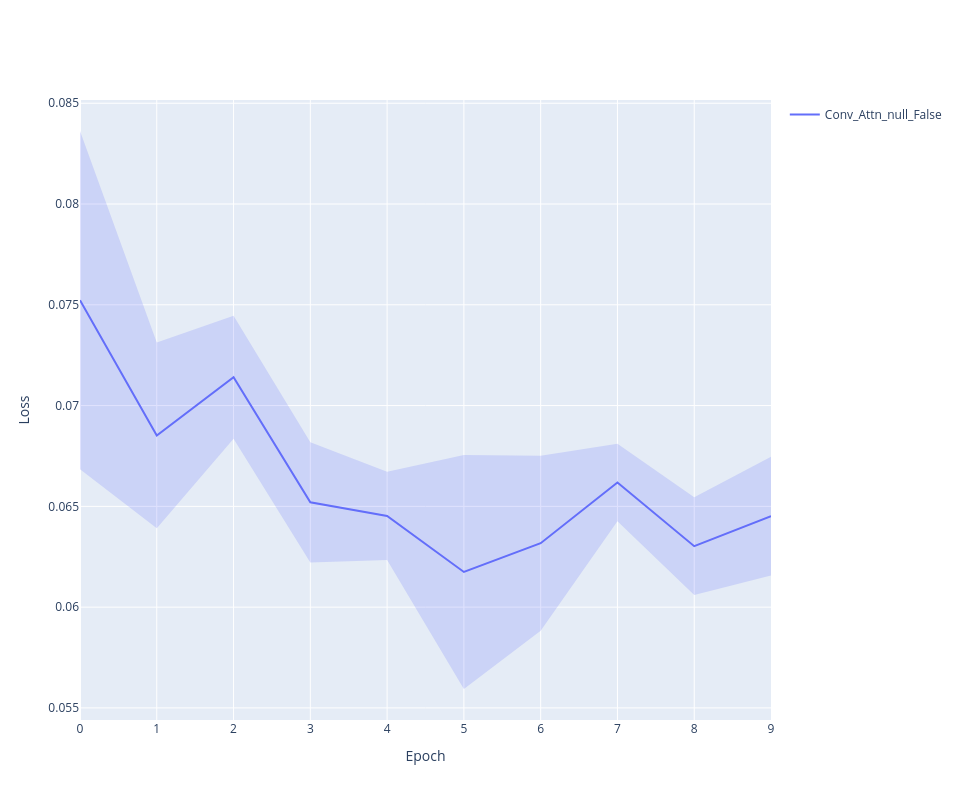

This figure's notebook cell:
### Code cell
line_plot(history, 'loss')

### Figure 1 — Plotly figure (JSON) as saved in the notebook; plotly's stock layout.template omitted (floating-point values rounded to 4 significant figures)
{"data": [{"line": {"color": "#636EFA"}, "mode": "lines", "name": "Conv_Attn_null_False", "type": "scatter", "x": [0, 1, 2, 3, 4, 5, 6, 7, 8, 9], "y": [0.07523, 0.06852, 0.07141, 0.0652, 0.06453, 0.06174, 0.06317, 0.06618, 0.06303, 0.06452]}, {"line": {"width": 0}, "marker": {"color": "#444"}, "mode": "lines", "showlegend": false, "type": "scatter", "x": [0, 1, 2, 3, 4, 5, 6, 7, 8, 9], "y": [0.08362, 0.07313, 0.07446, 0.06819, 0.06672, 0.06755, 0.06752, 0.06811, 0.06545, 0.06747]}, {"fill": "tonexty", "fillcolor": "rgba(99, 110, 250,0.2)", "line": {"width": 0}, "marker": {"color": "#444"}, "mode": "lines", "showlegend": false, "type": "scatter", "x": [0, 1, 2, 3, 4, 5, 6, 7, 8, 9], "y": [0.06684, 0.06391, 0.06836, 0.06222, 0.06233, 0.05594, 0.05883, 0.06426, 0.0606, 0.06157]}], "layout": {"height": 800, "width": 960, "xaxis": {"title": {"text": "Epoch"}}, "yaxis": {"title": {"text": "Loss"}}}}
